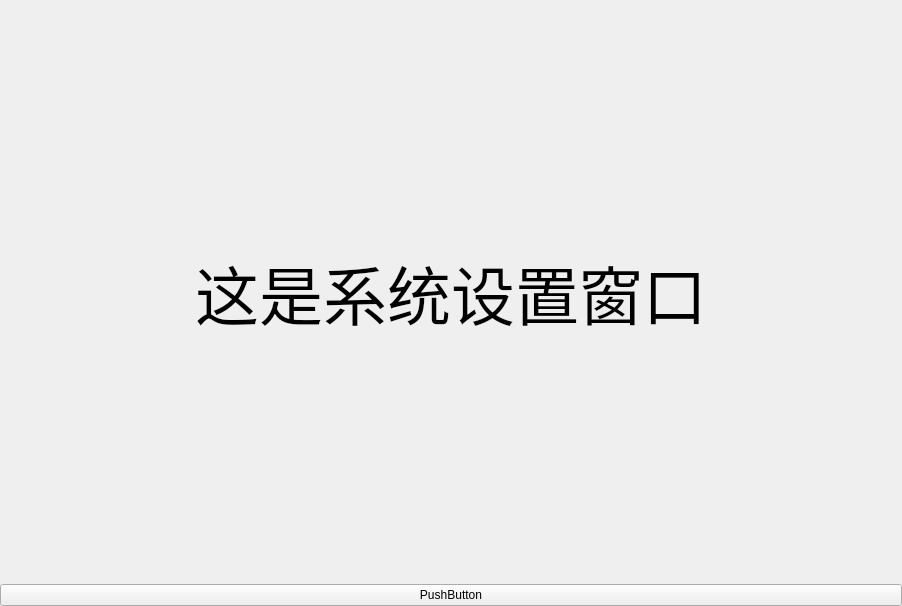
<?xml version="1.0" encoding="UTF-8"?>
<ui version="4.0">
 <class>SettingsWindow</class>
 <widget class="QWidget" name="SettingsWindow">
  <property name="geometry">
   <rect>
    <x>0</x>
    <y>0</y>
    <width>902</width>
    <height>606</height>
   </rect>
  </property>
  <property name="windowTitle">
   <string>Form</string>
  </property>
  <property name="styleSheet">
   <string notr="true"/>
  </property>
  <layout class="QGridLayout" name="gridLayout_2">
   <property name="leftMargin">
    <number>0</number>
   </property>
   <property name="topMargin">
    <number>0</number>
   </property>
   <property name="rightMargin">
    <number>0</number>
   </property>
   <property name="bottomMargin">
    <number>0</number>
   </property>
   <property name="spacing">
    <number>0</number>
   </property>
   <item row="0" column="0">
    <widget class="QLabel" name="label">
     <property name="font">
      <font>
       <family>04b03</family>
       <pointsize>48</pointsize>
      </font>
     </property>
     <property name="text">
      <string>这是系统设置窗口</string>
     </property>
     <property name="alignment">
      <set>Qt::AlignCenter</set>
     </property>
    </widget>
   </item>
   <item row="1" column="0">
    <widget class="QPushButton" name="pushButton">
     <property name="text">
      <string>PushButton</string>
     </property>
    </widget>
   </item>
  </layout>
 </widget>
 <resources/>
 <connections/>
</ui>
